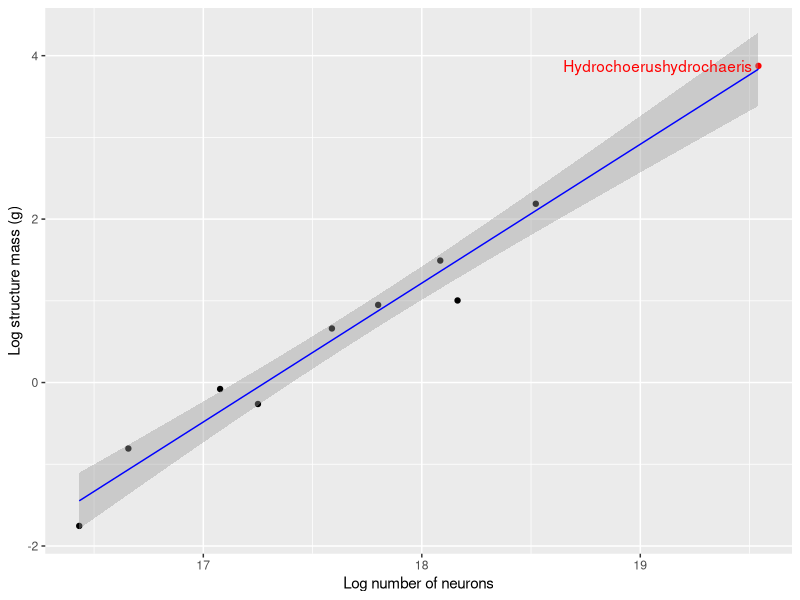
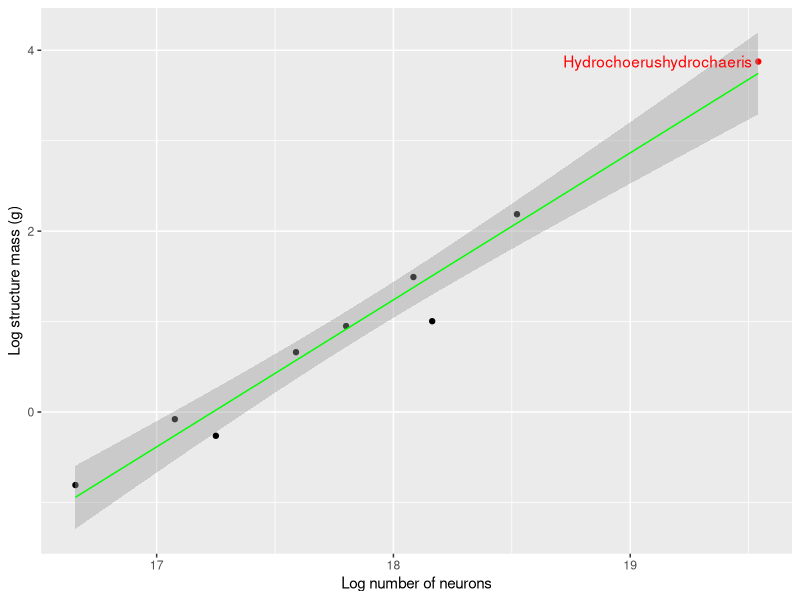

Reproduce these figures in R, in order. (Note: this script raises an error after producing the figures.)
## ---- chunk 1
knitr::opts_chunk$set(echo = TRUE)
library(ggplot2)
library(magrittr)
library(gdata)
library(ggrepel)
library(dplyr)
## ---- chunk 2
#load data

hh <- read.csv("../data/cleaned/herculano-houtzel-all.csv")

#Separating different brain areas

cerebellum_dat <- hh[which(hh$Brain_area == 'cerebellum'),]
cerebral_ctx_dat <- hh[which(hh$Brain_area == 'cerebral_ctx'), ]
olf_bulb_dat <- hh[which(hh$Brain_area == 'olf_bulb'), ]
whole_brain_dat <- hh[which(hh$Brain_area == 'whole_brain'), ]
rest_of_brain_dat <- hh[which(hh$Brain_area == 'rest_of_brain'), ]

# cerebellum_dat
# cerebral_ctx_dat
# olf_bulb_dat
# whole_brain_dat
# rest_of_brain_dat

## ---- chunk 3

glires_ctx <- cerebral_ctx_dat[which(cerebral_ctx_dat$Order == 'Glires'), ]
glires_ctx <- glires_ctx[glires_ctx$Species != "Heterocephalusglaber", ]

#define x and y axis variables

neur_glires_a <- log(glires_ctx$N_neurons)
wt_glires_a <- log(glires_ctx$Mass_g)

#Defining Q1, Q3, upperlimit, and lowerlimit of x-axis (Mass(g))

Quart_for_wt <- quantile(wt_glires_a)

Q3_for_wt <- Quart_for_wt[4]
Q1_for_wt <- Quart_for_wt[2]

upperlimit_for_wt <- Q3_for_wt + 1.5*IQR(wt_glires_a)
lowerlimit_for_wt <- Q1_for_wt - 1.5*IQR(wt_glires_a)

#Defining Q1, Q3, upperlimit, and lowerlimit of x-axis (Mass(g))

Quart_for_neur <- quantile(neur_glires_a)

Q3_for_neur <- Quart_for_neur[4]
Q1_for_neur <- Quart_for_neur[2]

upperlimit_for_neur <- Q3_for_neur + 1.5*IQR(neur_glires_a)
lowerlimit_for_neur <- Q1_for_neur - 1.5*IQR(neur_glires_a)

#Plot the data with outliers

glires_ctx %>%
    ggplot() +
    aes(x = neur_glires_a, y = wt_glires_a) +
    labs(x = "Log number of neurons", y = "Log structure mass (g)") +
    geom_point(col = ifelse((wt_glires_a > upperlimit_for_wt | 
                               neur_glires_a > upperlimit_for_neur | 
                               wt_glires_a < lowerlimit_for_wt | 
                               neur_glires_a < lowerlimit_for_neur), "red", "black")) +
    geom_smooth(method = "lm" ,color = "blue", size = 0.5) +
    geom_text_repel(aes(label = ifelse((wt_glires_a > upperlimit_for_wt | 
                                          neur_glires_a > upperlimit_for_neur | 
                                          wt_glires_a < lowerlimit_for_wt | 
                                          neur_glires_a < lowerlimit_for_neur), 
                                       paste0(Species), "")), col = "red")

## ---- chunk 4

glires_ctx <- cerebral_ctx_dat[which(cerebral_ctx_dat$Order == 'Glires'), ]
glires_ctx <- glires_ctx[glires_ctx$Species != "Heterocephalusglaber", ]
glires_ctx <- glires_ctx[glires_ctx$Species != "Musmusculus", ]

#define x and y axis variables

neur_glires_a <- log(glires_ctx$N_neurons)
wt_glires_a <- log(glires_ctx$Mass_g)

#Defining Q1, Q3, upperlimit, and lowerlimit of x-axis (Mass(g))

Quart_for_wt <- quantile(wt_glires_a)

Q3_for_wt <- Quart_for_wt[4]
Q1_for_wt <- Quart_for_wt[2]

upperlimit_for_wt <- Q3_for_wt + 1.5*IQR(wt_glires_a)
lowerlimit_for_wt <- Q1_for_wt - 1.5*IQR(wt_glires_a)

#Defining Q1, Q3, upperlimit, and lowerlimit of x-axis (Mass(g))

Quart_for_neur <- quantile(neur_glires_a)

Q3_for_neur <- Quart_for_neur[4]
Q1_for_neur <- Quart_for_neur[2]

upperlimit_for_neur <- Q3_for_neur + 1.5*IQR(neur_glires_a)
lowerlimit_for_neur <- Q1_for_neur - 1.5*IQR(neur_glires_a)

#Plot the graph

glires_ctx %>%
    ggplot() +
    aes(x = neur_glires_a, y = wt_glires_a) +
    labs(x = "Log number of neurons", y = "Log structure mass (g)") +
    geom_point(col = ifelse((wt_glires_a > upperlimit_for_wt | 
                               neur_glires_a > upperlimit_for_neur | 
                               wt_glires_a < lowerlimit_for_wt | 
                               neur_glires_a < lowerlimit_for_neur), "red", "black")) +
    geom_smooth(method = "lm" ,color = "green", size = 0.5) +
    geom_text_repel(aes(label = ifelse((wt_glires_a > upperlimit_for_wt | 
                                          neur_glires_a > upperlimit_for_neur | 
                                          wt_glires_a < lowerlimit_for_wt | 
                                          neur_glires_a < lowerlimit_for_neur), 
                                       paste0(Species), "")), col = "red")

## ---- chunk 5

cerebellum_dat

#define a new dataset for this plot

cerebellum_dat <- cerebellum_dat[cerebellum_dat$Species != "Gorillagorilla", ]

cerebellum_neurons <- data.frame(cerebellum_dat$Species, cerebellum_dat$N_neurons)
cerebral_ctx_neurons <- data.frame(cerebral_ctx_dat$Species, cerebral_ctx_dat$N_neurons)


N_Neurons_of_two <- data.frame(cerebral_ctx_neurons, cerebellum_neurons$cerebellum_dat.N_Neurons)
names(N_Neurons_of_two) <- c("Species", "cerebral_ctx1", "cerebellum1")

#Define the upper and lower limit of outliers for x- and y-axes

##Defining Q1, Q3, upperlimit, and lowerlimit of x-axis (cerebellum)

Quart_for_cerebellum1 <- quantile(N_Neurons_of_two$cerebellum1)

Q3_for_cerebellum1 <- Quart_for_cerebellum1[4]
Q1_for_cerebellum1 <- Quart_for_cerebellum1[2]

upperlimit_for_cerebellum1 <- Q3_for_cerebellum1 + 1.5*IQR(N_Neurons_of_two$cerebellum1)
lowerlimit_for_cerebellum1 <- Q1_for_cerebellum1 - 1.5*IQR(N_Neurons_of_two$cerebellum1)

#Defining Q1, Q3, upperlimit, and lowerlimit of x-axis (cerebral cortex)

Quart_for_cerebral_ctx1 <- quantile(N_Neurons_of_two$cerebral_ctx1)

Q3_for_cerebral_ctx1 <- Quart_for_cerebral_ctx1[4]
Q1_for_cerebral_ctx1 <- Quart_for_cerebral_ctx1[2]

upperlimit_for_cerebral_ctx1 <- Q3_for_cerebral_ctx1 + 1.5*IQR(N_Neurons_of_two$cerebral_ctx1)
lowerlimit_for_cerebral_ctx1 <- Q1_for_cerebral_ctx1 - 1.5*IQR(N_Neurons_of_two$cerebral_ctx1)

#Plot the data with outliers

N_Neurons_of_two %>%
    ggplot() +
    aes(x = N_Neurons_of_two$cerebellum1, y = N_Neurons_of_two$cerebral_ctx1) +
    labs(x = "Cerebellum (Neurons/mg)", y = "Cerebral Cortex (Neurons/mg)") +
    geom_point(col = ifelse((N_Neurons_of_two$cerebellum1 > upperlimit_for_cerebellum1 |
                            N_Neurons_of_two$cerebral_ctx1> upperlimit_for_cerebral_ctx1),
                            "red", "black")) +
    geom_smooth(method = "lm", color = "blue", size = 0.5) +
    geom_text_repel(aes(label = ifelse((N_Neurons_of_two$cerebellum1 > upperlimit_for_cerebellum1 |
                                        N_Neurons_of_two$cerebral_ctx1 > upperlimit_for_cerebral_ctx1 |
                                        N_Neurons_of_two$cerebellum1 < lowerlimit_for_cerebellum1 |
                                        N_Neurons_of_two$cerebral_ctx1 < lowerlimit_for_cerebral_ctx1),
                                        paste0(Species), "")), col = "red")
